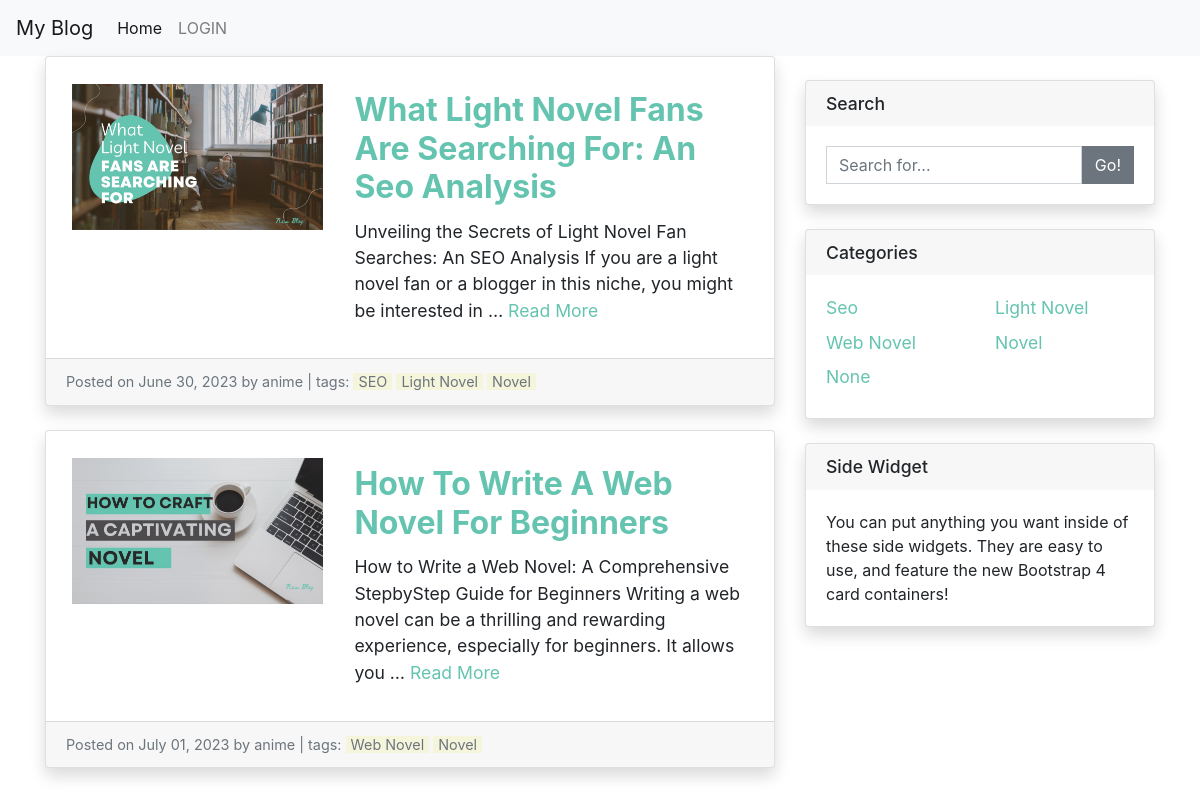
Page /blog/posts/ on the committed database.
### blog/models.py (models this page shows, shortened)
class Post(models.Model):
    title = models.CharField(max_length=200)
    author = models.ForeignKey(User, on_delete=models.CASCADE, default= User)
    body = models.TextField()
    created_date = models.DateTimeField(auto_now_add=True)
    modified_date = models.DateTimeField(auto_now=True)
    date_posted = models.DateTimeField(default=datetime.now)
    categories = models.ManyToManyField(Category)
    cover_image = models.ImageField(upload_to='media/',blank= True)

class Category(models.Model):
    name = models.CharField(max_length=255)
    slug = models.SlugField(unique=True, max_length=255, blank= True)
    class Meta:
        verbose_name_plural = "categories"

### blog/views.py (the view)
# urls.py: path('posts/', views.post_list, name='post_list'),
def post_list(request, c_filter= ""):
    posts = Post.objects.all()
    form = PostSearchForm(request.GET)
    search_query = request.GET.get('search_query')
    is_admin = request.user.is_staff or request.user.is_superuser
    categories = Category.objects.all()
    if len(c_filter) !=0:
        posts = posts.filter(categories__slug=c_filter)
    if search_query:
        posts = posts.filter(title__icontains=search_query)
    context = {
        'posts': posts,
        'is_admin': is_admin,
        'categories': categories,
        'form': form,
    }
    return render(request, 'blog/post_list.html', context)

### blog/forms.py
class PostSearchForm(forms.Form):
    search_query = forms.CharField(max_length=100, required=False)

### blog/templatetags/custom_filters.py (called while the page is built)
@register.filter
def title_case(value):
    return str(value).title()

@register.filter
def makelister(value):
    return value.split("\n")

@register.filter
def mjson(value):
    li = []
    for i in list(value.values()):
        ly = []
        for k,j in i.items():
            ly.append(str(k)+":"+str(j)+"/j")
        li.append("".join(ly)+"/p")
    return json.dumps(li)

@register.filter
def Maker(value):
    l = ""
    for v in value:
        if "#" in v:
            v = v.replace("#", "")
        if "-" in v:
            v = v.replace("-", "")
        if "$" in v:
            v = v.replace("$", "")
        if "~" in v:
            v = v.replace("~", "")
        l+= v
    return l

@register.filter
def catego(value):
    return [i["name"] for i in value.values()]

@register.filter
def catego_split(r):
    h = [[],[]]
    for j in range(2):
        for i in range(len(r)):
            if i%2==j:
                h[j].append(r[i])
    if len(h[0]) > len(h[1]):
        h[1].append(None)
    else:
        h[0].append(None)
    return h

### blog/views.py (called while the page is built, shortened)
    def __call__(self, request):
        current_time =  dt.now().strftime("%Y-%m-%d %H:%M:%S")#timezone.now()
        response = self.get_response(request)
        return response

### blog/templates/blog/post_list.html (shortened to what this page needs)
{% extends 'blog/base.html' %}
{% load custom_filters %}
{% block content %}
  <div class="row">
    <div class="col-md-8">
      {% for post in posts %}
        <div class="card mb-4">
          <div class="card-body">
            <nav class="row">
              {% if post.cover_image %}
                <div style="width: 52%;padding-left: 2%;">
                  <a href="{% url 'blog:post_detail' pk=post.pk %}">
                    <img src="{{ post.cover_image.url }}" alt="{{ post.title }} image" class= "view" style="display: block; padding: 2.5%; height:10rem; margin-top: auto;">
                  </a>
                </div>
              {% endif %}
              <div style="margin:2%; max-width: 100%;">
                <a href="{% url 'blog:post_detail' pk=post.pk %}" style="color: #65C4B0;">
                  <h2 class="card-title" style="font-size: 2.0rem; color: #65C4B0;">{{ post.title|title_case }}</h2>
                </a>
                <p class="card-text">{{ post.body|truncatewords:30|makelister|Maker }}
                  <a href="{% url 'blog:post_detail' pk=post.pk %} " style="color: #65C4B0;">Read More</a>
                </p>
              </div>
            </nav>
          </div>
          <div class="card-footer text-muted">
            Posted on {{ post.created_date|date:"F d, Y" }} by {{ post.author }} | tags:
            {% for category in post.categories|catego  %}
              <a href="#" style="background-color: beige;padding-left: 5px; padding-right: 5px;">{{category}}</a>
            {% endfor %}
          </div>
        </div>
      {% endfor %}
    </div>
    <div class="col-md-4">
      <div class="card my-4">
        <h5 class="card-header">Search</h5>
        <div class="card-body">
          <form method="get">
            <div class="input-group">
              <input type="text" class="form-control" name="search_query" placeholder="Search for...">
              <span class="input-group-btn">
                <button class="btn btn-secondary" type="submit">Go!</button>
              </span>
            </div>
          </form>
        </div>
      </div>
      <div class="card my-4">
        <h5 class="card-header">Categories</h5>
        <div class="card-body">
          <div class="row">
            {% for category in categories|catego_split %}
              <div class="col-lg-6">
                <ul class="list-unstyled mb-0">
                  {% for cat in category %}
                    {% if cat != None %}
                      <li>
                        <a href="{% url 'blog:filt_post_list' c_filter=cat.slug %}" style="color: #65C4B0;">{{ cat.name|title_case }}</a>
                      </li>
                    {% else %}
                      <li>
                        <a href="{% url 'blog:post_list' %}"style="color: #65C4B0;">{{ cat }}</a>
                      </li>
                    {% endif %}
                  {% endfor %}
                </ul>
              </div>
            {% endfor %}
          </div>
        </div>
      </div>
      <div class="card my-4">
        <h5 class="card-header">Side Widget</h5>
        <div class="card-body">
          You can put anything you want inside of these side widgets. They are easy to use, and feature the new Bootstrap 4 card containers!
        </div>
      </div>
    </div>
  </div>
{% endblock content %}

### staticfiles/css/blog.css (style rules this page uses)
.card { border: none; border-radius: 0; box-shadow: 0 0.5rem 1rem rgba(0, 0, 0, 0.15); }
.card-title { font-size: 2.5rem; font-weight: bold; margin-bottom: 1rem; }
.card-text { font-size: 1.1rem; margin-bottom: 2rem; }
.card-footer { font-size: 0.9rem; color: #6c757d; }
.card-footer a { color: #6c757d; }
.input-group input[type="text"] { border-radius: 0; }
.input-group-btn .btn-secondary { border-radius: 0; }
.list-unstyled { margin: 0; padding: 0; list-style: none; }
.list-unstyled li { margin-bottom: 0.5rem; }
.list-unstyled a { color: #212529; font-size: 1.1rem; }
.col-lg-6:last-of-type ul li:last-of-type { margin-bottom: 0; }
.card-header { font-size: 1.1rem; background-color: #f7f7f7; border-bottom: none; }
.card-header:last-of-type { border-bottom: none; }
.card-body { padding: 1.25rem; }
.my-4 { margin-top: 2rem; margin-bottom: 2rem; }

### blog/templates/blog/post_list.html (style rules this page uses)
@media screen and (min-width: 1000px) { nav.row { flex-wrap: nowrap; } }

### rows in the picture
Post: cover_image (picture), title "What Light Novel Fans Are Searching For: An Seo Analysis", body|makelister "Unveiling the Secrets of Light Novel Fan Searches: An SEO Analysis If you are a light novel fan or a blogger in this niche, you might be interested in …", created_date "June 30, 2023", author "anime"
Category: categories "SEO", name "Seo", category "None"
Category: categories "Light Novel", name "Light Novel"
Category: categories "Novel" "Novel", name "Novel"
Post: cover_image (picture), title "How To Write A Web Novel For Beginners", body|makelister "How to Write a Web Novel: A Comprehensive StepbyStep Guide for Beginners Writing a web novel can be a thrilling and rewarding experience, especially for beginners. It allows you …", created_date "July 01, 2023", author "anime"
Category: categories "Web Novel", name "Web Novel"
